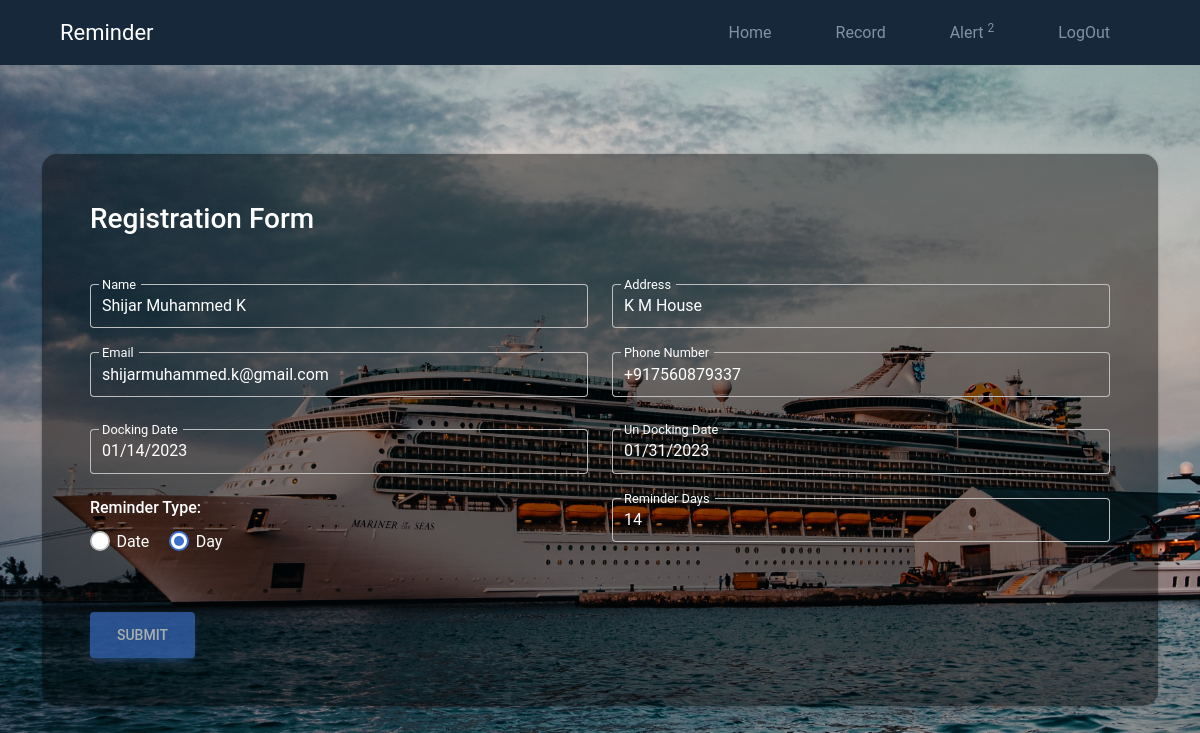
/editRecord4, run on the app's committed database.
### alertSystem/models.py (models this page shows, shortened)
class ship_details(models.Model):
    name = models.CharField(max_length=25)
    address = models.CharField(max_length=100)
    email = models.EmailField(max_length=25)
    phone = models.CharField(max_length=15)
    docking_date = models.DateField()
    undocking_date = models.DateField()
    reminder_type = models.CharField(max_length=10)
    reminder_date = models.DateField()
    reminder_days = models.IntegerField()
    status = models.CharField(max_length=25, null=True, blank=True)

### alertSystem/views.py (the view)
# urls.py: path('editRecord<id>', views.editRecord, name='editRecord'),
def editRecord(request, id):
    count = get_alert_items()
    data = ship_details.objects.get(id=id)
    if request.method == 'POST':
        data.name = request.POST['name']
        data.address = request.POST['address']
        data.email = request.POST['email']
        data.phone = request.POST['phone']
        data.docking_date = request.POST['dockingDate']
        data.undocking_date = request.POST['undockingDate']
        data.reminder_type = request.POST['reminderType']
        data.status = ''
        reminder_date = request.POST['reminderDate']
        reminder_days = request.POST['reminderDays']
        if reminder_date != '':
            data.reminder_date = reminder_date
            data.reminder_days = (datetime.strptime(data.undocking_date, "%Y-%m-%d") - datetime.strptime(reminder_date, "%Y-%m-%d")).days
        if reminder_days != '':
            data.reminder_days = int(reminder_days)
            data.reminder_date = (datetime.strptime(data.undocking_date, "%Y-%m-%d") - timedelta(days=int(reminder_days))).date()
        data.save()
        return redirect('view')
    else:
        return render(request, 'Operations/editRecord.html', {'data': data, 'count': count})

### alertSystem/views.py (called while the page is built)
def get_alert_items():
    data = ship_details.objects.filter(reminder_date__lte=datetime.now().date())
    count = 0
    for i in data:
        if i.status != 'success':
            count += 1
    return count

### template/Operations/editRecord.html (shortened to what this page needs)
<!DOCTYPE html>
{% load static %}
<html lang="en">
<head>
    <link rel="stylesheet" href="https://cdnjs.cloudflare.com/ajax/libs/mdb-ui-kit/6.1.0/mdb.min.css"
 />
    <link rel="stylesheet" href="{% static 'css/navbar.css' %}">
</head>
<body background="{% static 'images/homeBg.jpg' %}" style="background-size: cover; background-position: center;">
    {% include "Operations/navbar.html" %}
    <section class="vh-100 gradient-custom">
        <div class="container py-5 h-100" style="position: relative; top: 30px;">
            <div class="row justify-content-center align-items-center h-100" style="color: white;">
                <div class="col-12 col-lg-9 col-xl-7" style="width: 100%;">
                    <div class="card shadow-2-strong card-registration" style="border-radius: 15px; background: #00000070;">
                        <div class="card-body p-4 p-md-5">
                            <h3 class="mb-4 pb-2 pb-md-0 mb-md-5">Registration Form</h3>
                            <form name="registerForm" method="post">
                                <div class="row">
                                    <div class="col-md-6 mb-4">
                                        <div class="form-outline">
                                            <input type="text" name="name" value="{{data.name}}" class="form-control form-control-lg" />
                                            <label class="form-label" for="name">Name</label>
                                        </div>
                                    </div>
                                    <div class="col-md-6 mb-4">
                                        <div class="form-outline">
                                            <input type="text" name="address" value="{{data.address}}" class="form-control form-control-lg" />
                                            <label class="form-label" for="address">Address</label>
                                        </div>
                                    </div>
                                </div>
                                <div class="row">
                                    <div class="col-md-6 mb-4 pb-2">
                                        <div class="form-outline">
                                            <input type="email" name="email" value="{{data.email}}"
                                                class="form-control form-control-lg" />
                                            <label class="form-label" for="email">Email</label>
                                        </div>
                                    </div>
                                    <div class="col-md-6 mb-4 pb-2">
                                        <div class="form-outline">
                                            <input type="tel" name="phone" value="{{data.phone}}" class="form-control form-control-lg" />
                                            <label class="form-label" for="phone">Phone Number</label>
                                        </div>
                                    </div>
                                </div>
                                <div class="row">
                                    <div class="col-md-6 mb-4 d-flex align-items-center">
                                        <div class="form-outline datepicker w-100">
                                            <input type="date" name="dockingDate" value="{{data.docking_date|date:"Y-m-d"}}"
                                                class="form-control form-control-lg" id="dockingDate" />
                                            <label for="dockingDate" class="form-label">Docking Date</label>
                                        </div>
                                    </div>
                                    <div class="col-md-6 mb-4 d-flex align-items-center">
                                        <div class="form-outline datepicker w-100">
                                            <input type="date" value="{{data.undocking_date|date:"Y-m-d"}}" name="undockingDate"
                                                class="form-control form-control-lg" id="undockingDate" />
                                            <label for="undockingDate" class="form-label">Un Docking Date</label>
                                        </div>
                                    </div>
                                </div>
                                <div class="row">
                                    <div class="col-md-6 mb-4">
                                        <h6 class="mb-2 pb-1">Reminder Type: </h6>
                                        <div class="form-check form-check-inline">
                                            <input class="form-check-input" type="radio" name="reminderType"
                                                id="date" value="date"{% if data.reminder_type == 'date' %}checked {% endif %} />
                                            <label class="form-check-label" for="date">Date</label>
                                        </div>
                                        <div class="form-check form-check-inline">
                                            <input class="form-check-input" type="radio" name="reminderType"
                                                id="day" value="day" {% if data.reminder_type == 'day' %}checked {% endif %}/>
                                            <label class="form-check-label" for="day">Day</label>
                                        </div>
                                    </div>
                                    <div class="col-md-6 mb-4 pb-2" id="daysType">
                                        <div class="form-outline">
                                            <input type="tel" value="{{data.reminder_days}}" name="reminderDays" class="form-control form-control-lg" />
                                            <label class="form-label" for="reminderDays">Reminder Days</label>
                                        </div>
                                    </div>
                                </div>
                                <div class="mt-4 pt-2">
                                    <button class="btn btn-primary btn-lg" type="submit" id="registerBtn" disabled>Submit</button>
                                </div>
                            </form>
                        </div>
                    </div>
                </div>
            </div>
        </div>
    </section>
    </body>
</html>

### template/Operations/editRecord.html (style rules this page uses)
.form-outline .form-control.form-control-lg~.form-label { color: white; }
.form-outline .form-control.form-control-lg { color: white; }

### data on the page
ship_details: name "Shijar Muhammed K", address "K M House", email "shijarmuhammed.k@gmail.com", phone "+917560879337", dockingDate "01/14/2023", undockingDate "01/31/2023", reminder_type "☐ Date", reminder_type "☑ Day", reminderDays "14"

### other printed values
{{ count }} "2"
